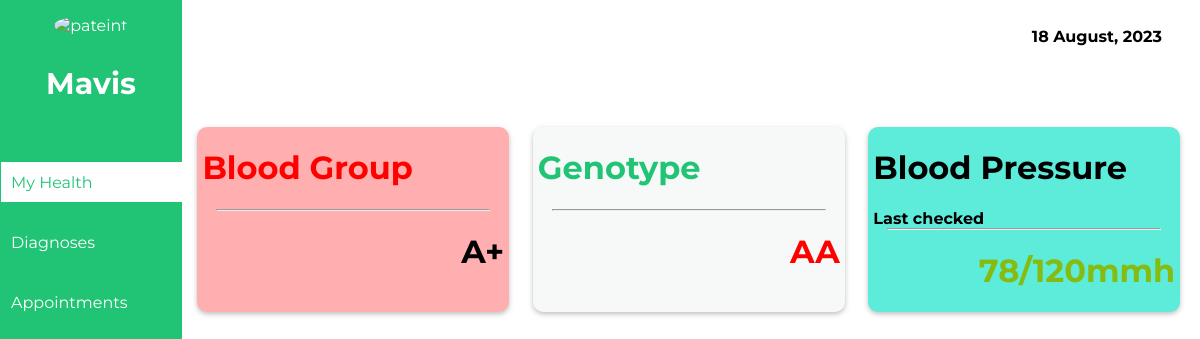
The app's page /patient/dashboard.php (signed in) with its own data.
### tables this page shows
CREATE TABLE `patient` (
  `firstname` varchar(20) NOT NULL,
  `lastname` varchar(20) NOT NULL,
  `password` varchar(16) NOT NULL,
  `dob` date NOT NULL,
  `gender` varchar(7) NOT NULL,
  `genotype` varchar(5) NOT NULL,
  `bloodgroup` varchar(5) NOT NULL,
  `tel` varchar(15) NOT NULL,
  `email` varchar(40) NOT NULL
);

### patient/dashboard.php (the view, shortened to what this page needs)
<?php
if(!isset($_SESSION['patient'])){
    header('location:signin.php');
}
else{
    $patient = $_SESSION['patient'];
    include '../connection.php';
    $SELECT = "SELECT *FROM patient where email = '$patient'";
    $QUERY = mysqli_query($connection, $SELECT);
    $res = mysqli_fetch_assoc($QUERY);
    function convert($date):string{
        $new_date = date("d F, Y", strtotime($date));
       return $new_date;
    }
}
?>
<!DOCTYPE html>
<html lang="en">
<head>
    <link rel="stylesheet" href="../css/dashboard.css">
</head>
<body>
    <div class="sidebar">
            <div class="patient">
                <div class="image">
                    <img src="../images/avatar.png" alt="pateint">
                </div>
                <h3><?php echo $res['firstname'] ?></h3>
            </div>
            <div class="menu">
                <a href="#"><div class="menu-item current">My Health</div></a>
                <a href="diagnosis.php"><div class="menu-item">Diagnoses</div></a>
                <a href="appointments.php"><div class="menu-item">Appointments</div></a>
            </div>
    </div>
    <div class="main">
       <div class="date">
        <b><?php echo convert(date('d-m-Y'))?></b>
       </div>
       <div class="data">
        <div class="dat blood">
            <h1 style="color: red;">Blood Group</h1>
            <hr>
            <h1 class="bld"><?php echo $res['bloodgroup'] ?></h1>
        </div>
        <div class="dat genotype">
            <h1 style="color: #21C375;">Genotype</h1>
            <hr>
            <h1 class="gen"><?php echo $res['genotype'] ?></h1>
        </div>
        <div class="dat bloodpressure">
            <h1 style="color: black;">Blood Pressure</h1>
            <b>Last checked</b>
            <hr>
            <h1 class="bldp">78/120mmh</h1>
        </div>
       </div>
      ?></div>
</body>
</html>

### css/dashboard.css (style rules this page uses)
body { background-color: white; font-family: 'Montserrat'; }
.sidebar { background-color:#21C375; color: white; width:15%; border: 1px solid #21C375; min-height: 100vh; position: fixed; top:0; left:0; }
.patient { width: 100%; text-align: center; margin-top: 15px; margin-bottom: 60px; }
.patient h3 { font-weight: bolder; font-size: 30px; }
.image img { border-radius: 100%; }
.sidebar .menu { width: 99%; }
.menu-item { width:100%; height:40px; display: flex; align-items: center; padding-left: 10px; color: white; margin-top:20px ; margin-bottom:20px ; }
.current { background-color: white; color: #21C375; }
.menu a { text-decoration: none; }
.main { width: 85%; margin-left: auto; }
.date { text-align: right; height: 100px; margin-right: 30px; }
.data { width: 100%; display: flex; justify-content: space-around; }
.dat { border-radius: 10px; box-shadow: 0px 2px 5px rgba(128, 128, 128, 0.509); width:30%; padding-left: 5px; padding-right: 5px; }
hr { width: 90%; margin: auto; }
.blood { background-color: rgba(255, 0, 0, 0.312); }
.genotype { background-color: #F6F9F8 }
.bld,.gen,.bldp { text-align: right; }
.gen { color: red; }
.bldp { color: #86bc11; }
.bloodpressure { background-color: #5DEBDA; }

### records on screen
patient: firstname "Mavis", bloodgroup "A+", genotype "AA"
